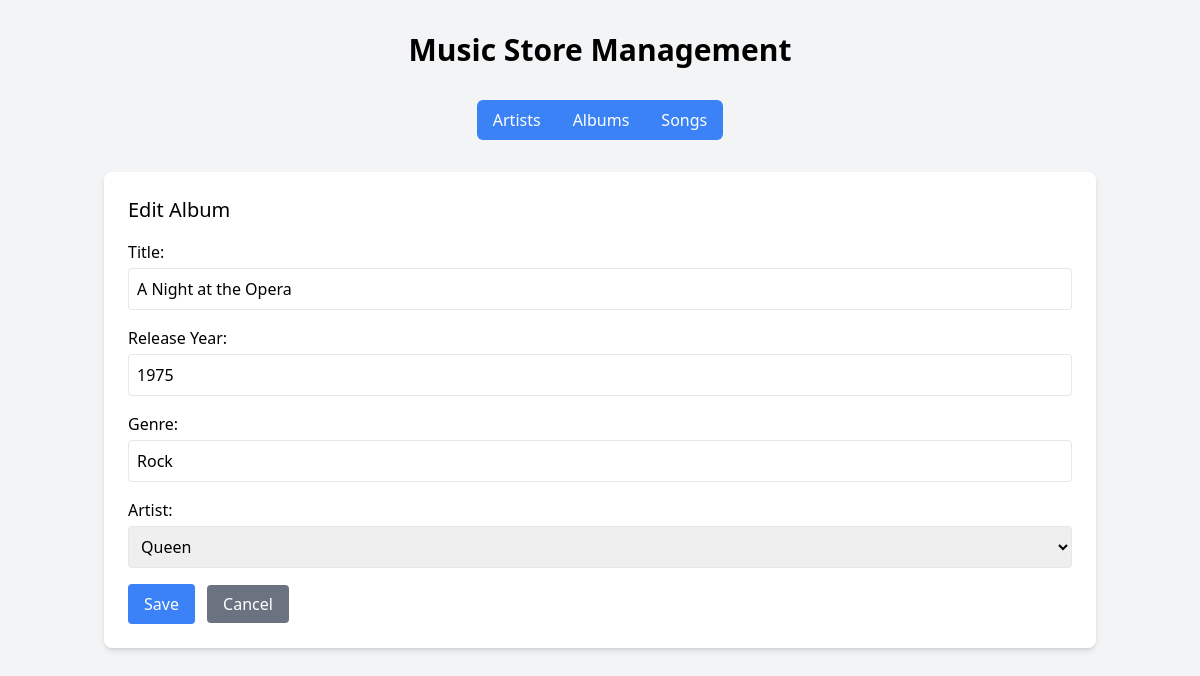
Screenshot of /index.php?entity=album&action=edit&id=1 with the database file from the repository.
### tables this page shows
CREATE TABLE albums (
    id INT AUTO_INCREMENT PRIMARY KEY,
    title VARCHAR(100) NOT NULL,
    release_year INT,
    genre VARCHAR(50),
    artist_id INT NOT NULL,
    FOREIGN KEY (artist_id) REFERENCES artists(id)
);

CREATE TABLE artists (
    id INT AUTO_INCREMENT PRIMARY KEY,
    name VARCHAR(100) NOT NULL,
    country VARCHAR(50),
    formed_year INT
);

### model/Album.php (called while the page is built, shortened)
<?php
require_once 'config/Database.php';
class Album {
    private $conn;
    private $table = 'albums';
    public function __construct() {
        $database = new Database();
        $this->conn = $database->getConnection();
    }
    public function getById($id) {
        $query = "SELECT a.*, art.name as artist_name
                 FROM " . $this->table . " a
                 JOIN artists art ON a.artist_id = art.id
                 WHERE a.id = :id";
        $stmt = $this->conn->prepare($query);
        $stmt->bindParam(':id', $id);
        $stmt->execute();
        return $stmt->fetch(PDO::FETCH_ASSOC);
    }
}
?>

### config/Database.php (called while the page is built, shortened)
<?php
class Database {
    private $host = "localhost";
    private $db_name = "music_store";
    private $username = "root";
    private $password = "";
    public function getConnection() {
        $this->conn = null;
        try {
            $this->conn = new PDO("mysql:host=" . $this->host . ";dbname=" . $this->db_name, $this->username, $this->password);
            $this->conn->setAttribute(PDO::ATTR_ERRMODE, PDO::ERRMODE_EXCEPTION);
        } catch(PDOException $exception) {
            echo "Connection error: " . $exception->getMessage();
        }
        return $this->conn;
    }
}
?>

### model/Artist.php (called while the page is built, shortened)
<?php
require_once 'config/Database.php';
class Artist {
    private $conn;
    private $table = 'artists';
    public function __construct() {
        $database = new Database();
        $this->conn = $database->getConnection();
    }
    public function getAll() {
        $query = "SELECT * FROM " . $this->table;
        $stmt = $this->conn->prepare($query);
        $stmt->execute();
        return $stmt->fetchAll(PDO::FETCH_ASSOC);
    }
}
?>

### viewmodel/AlbumViewModel.php (called while the page is built, shortened)
<?php
require_once 'model/Album.php';
require_once 'model/Artist.php';
class AlbumViewModel {
    private $album;
    private $artist;
    public function __construct() {
        $this->album = new Album();
        $this->artist = new Artist();
    }
    public function getAlbumById($id) {
        return $this->album->getById($id);
    }
    public function getArtists() {
        return $this->artist->getAll();
    }
}
?>

### views/album_form.php (the view, shortened to what this page needs)
<?php
require_once 'views/template/header.php';
?>
<h2 class="text-xl mb-4"><?php echo isset($album) ? 'Edit Album' : 'Add New Album'; ?></h2>
<form action="index.php?entity=album&action=<?php echo isset($album) ? 'update&id='.$album['id'] : 'save'; ?>" method="POST" class="space-y-4">
    <div>
        <label for="title" class="block mb-1">Title:</label>
        <input type="text" name="title" id="title" required class="w-full p-2 border rounded"
               value="<?php echo isset($album) ? $album['title'] : ''; ?>">
    </div>
    <div>
        <label for="release_year" class="block mb-1">Release Year:</label>
        <input type="number" name="release_year" id="release_year" class="w-full p-2 border rounded"
               value="<?php echo isset($album) ? $album['release_year'] : ''; ?>">
    </div>
    <div>
        <label for="genre" class="block mb-1">Genre:</label>
        <input type="text" name="genre" id="genre" class="w-full p-2 border rounded"
               value="<?php echo isset($album) ? $album['genre'] : ''; ?>">
    </div>
    <div>
        <label for="artist_id" class="block mb-1">Artist:</label>
        <select name="artist_id" id="artist_id" required class="w-full p-2 border rounded">
            <?php foreach ($artists as $artist): ?>
                <option value="<?php echo $artist['id']; ?>" <?php echo (isset($album) && $album['artist_id'] == $artist['id']) ? 'selected' : ''; ?>>
                    <?php echo $artist['name']; ?>
                </option>
            <?php endforeach; ?>
        </select>
    </div>
    <div>
        <button type="submit" class="bg-blue-500 text-white px-4 py-2 rounded">Save</button>
        <a href="index.php?entity=album" class="bg-gray-500 text-white px-4 py-2 rounded ml-2">Cancel</a>
    </div>
</form>
<?php
require_once 'views/template/footer.php';
?>

### rows the page displays
albums: title "A Night at the Opera", release_year "1975", genre "Rock", artist_id "Queen"
